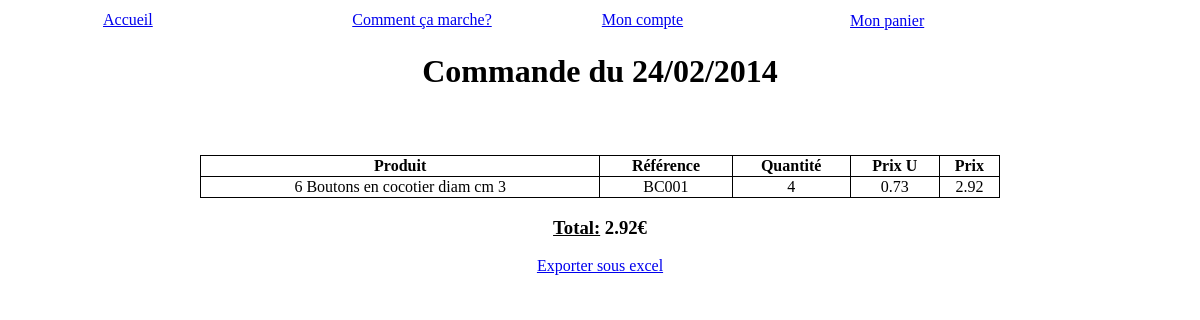
Screenshot of /OrderDetail-139324162183150744.html (signed in) with the database file from the repository.
### tables this page shows
CREATE TABLE IF NOT EXISTS `commande` (
  `id` int(11) NOT NULL AUTO_INCREMENT,
  `idUser` int(11) NOT NULL,
  `idSociete` int(11) NOT NULL,
  `dateCommande` datetime NOT NULL,
  `dateLivraison` varchar(25) NOT NULL,
  `commentOrder` text NOT NULL,
  `keyOrder` varchar(25) NOT NULL,
  PRIMARY KEY (`id`)
);

CREATE TABLE IF NOT EXISTS `produit` (
  `idProduit` int(11) NOT NULL AUTO_INCREMENT,
  `idSociete` int(11) NOT NULL,
  `idCategorie` varchar(25) NOT NULL,
  `prixProduit` decimal(10,2) NOT NULL,
  `minQte` int(11) NOT NULL DEFAULT '1',
  `quantiteProduit` int(11) NOT NULL,
  `imgProduit` varchar(250) NOT NULL DEFAULT '1393110376_Picture.png',
  `libelleProduit` varchar(250) NOT NULL,
  `codeProduit` varchar(50) NOT NULL,
  `barCodeProduit` varchar(50) NOT NULL,
  PRIMARY KEY (`idProduit`)
);

CREATE TABLE IF NOT EXISTS `orderdetails` (
  `id` int(11) NOT NULL AUTO_INCREMENT,
  `idOrder` int(11) NOT NULL,
  `idProduct` int(11) NOT NULL,
  `unitPrice` decimal(10,0) NOT NULL,
  `quantity` int(11) NOT NULL,
  PRIMARY KEY (`id`)
);

### controleurs/OrderDetail.php (called while the page is built, shortened)
<?php
require_once('./modeles/OrderDetail.php');
    if(isset($_GET['act'])){
        $order = getOrderDetail($auth, $_GET['act']);
        $produits = getProductsOrder($auth, $_GET['act']);
    }
require_once('./vues/OrderDetail.php');
?>

### modeles/OrderDetail.php (called while the page is built)
<?php
function getOrderDetail($auth, $keyOrder) {
    $result['message'] = "";
    $checkIsMyOrder = $auth->prepare('SELECT COUNT(*) AS nb FROM commande WHERE idUser = :id AND keyOrder = :keyOrder');
    $checkIsMyOrder->bindValue(":id", $_SESSION['id'], PDO::PARAM_INT);
    $checkIsMyOrder->bindValue(":keyOrder", $keyOrder, PDO::PARAM_STR);
    $checkIsMyOrder->execute();
    $checkResult = $checkIsMyOrder->fetch();
    if ($checkResult['nb'] > 0) {
        $select = $auth->prepare('SELECT * FROM commande WHERE idUser = :id AND keyOrder = :keyOrder');
        $select->bindValue(":id", $_SESSION['id'], PDO::PARAM_INT);
        $select->bindValue(":keyOrder", $keyOrder, PDO::PARAM_STR);
        $select->execute();
        $result = $select->fetch();
    } else {
        $result['message'] .= "La commande numérotée(" . $keyOrder . ") n'a pas pu être trouvée sur votre compte ou vous n'êtes pas autorisé à l'afficher sans être connecter.";
    }
    return $result;
}
function getProductsOrder($auth, $keyOrder) {
    $checkIsMyOrder = $auth->prepare('SELECT COUNT(*) AS nb FROM commande WHERE idUser = :id AND keyOrder = :keyOrder');
    $checkIsMyOrder->bindValue(":id", $_SESSION['id'], PDO::PARAM_INT);
    $checkIsMyOrder->bindValue(":keyOrder", $keyOrder, PDO::PARAM_STR);
    $checkIsMyOrder->execute();
    $checkResult = $checkIsMyOrder->fetch();
    if ($checkResult['nb'] > 0) {
        $select = $auth->prepare('SELECT * FROM commande CMD INNER JOIN orderdetails DET ON CMD.id = DET.idOrder INNER JOIN produit PROD ON DET.idProduct = PROD.idProduit WHERE idUser = :id AND keyOrder = :keyOrder');
        $select->bindValue(":id", $_SESSION['id'], PDO::PARAM_INT);
        $select->bindValue(":keyOrder", $keyOrder, PDO::PARAM_STR);
        $select->execute();
        $i = 0;
        while ($order = $select->fetch()) {
            $result[$i]['quantity'] = $order['quantity'];
            $result[$i]['libelleProduit'] = $order['libelleProduit'];
            $result[$i]['codeProduit'] = $order['codeProduit'];
            $result[$i]['prixProduit'] = $order['prixProduit'];
            $i++;
        }
        return $result;
    }
}
?>

### vues/OrderDetail.php
<?php if(isset($_GET['act']) && !empty($_GET['act'])){?>
<div class="width800">
    <?php date_default_timezone_set("Europe/Paris");
    if(empty($order['message'])){
    ?>
    <h1 class="center">Commande du <?php echo date("d/m/Y", strtotime($order['dateCommande'])); ?></h1> <br/>
    <div>
        <table id="basketTable">
            <tr>
                <th>Produit</th>
                <th>Référence</th>
                <th>Quantité</th>
                <th>Prix U</th>
                <th>Prix</th>
            </tr>
            <?php
            $prixPanier = 0;
            if (isset($produits)) {
                foreach ($produits as $produit) {
                    ?>
                    <tr>
                        <td><?php echo $produit['libelleProduit']; ?></td>
                        <td><?php echo $produit['codeProduit']; ?></td>
                        <td><?php echo $produit['quantity']; ?></td>
                        <td><?php echo $produit['prixProduit']; ?></td>
                        <td><?php
                            $prixTot = $produit['prixProduit'] * $produit['quantity'];
                            $prixPanier += $prixTot;
                            echo $prixTot;
                            ?></td>
                    </tr>
                    <?php
                }
            }
            ?>
        </table>
        <h3 class="center">
            <span class="underline">Total:</span>
            <span id="cartPrice"><?php echo $prixPanier; ?></span>€
        </h3>
        <div class="center">
            <a href="getInvoice.php?id=<?php echo $_GET['act']; ?>">Exporter sous excel</a>
        </div>
    </div>
    <?php }else{
        echo "<div style='margin-top: 25px;'>".$order['message']."</div>";
    }
    ?>
</div>
<?php } ?>

### design.css (style rules this page uses)
body { background-color: #ffffff; }
.underline { text-decoration: underline; }
.center { text-align: center; }
.width800 { width: 800px; margin: auto; }
#basketTable { width: 800px; margin: auto; margin-top: 25px; border: 1px solid black; border-collapse: collapse; text-align: center; }
#basketTable th,#basketTable td { border: 1px solid black; }

### rows the page displays
commande: dateCommande "24/02/2014", produit.libelleProduit "6 Boutons en cocotier diam cm 3", produit.codeProduit "BC001", orderdetails.quantity "4", produit.prixProduit "0.73", produit.prixProduit "2.92"

### other values shown
$prixPanier "2.92"
